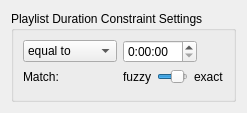
<?xml version="1.0" encoding="UTF-8"?>
<ui version="4.0">
 <author>Soren Harward &lt;stharward@gmail.com&gt;</author>
 <class>PlaylistDurationEditWidget</class>
 <widget class="QWidget" name="PlaylistDurationEditWidget">
  <property name="geometry">
   <rect>
    <x>0</x>
    <y>0</y>
    <width>247</width>
    <height>113</height>
   </rect>
  </property>
  <property name="windowTitle">
   <string comment="KDE::DoNotExtract">Form</string>
  </property>
  <property name="whatsThis">
   <string>An editor for a PlaylistDuration constraint.  The user can set the name of the constraint; the target duration and whether the playlist should be less than, equal to, or greater than that duration; and the strictness with which the APG should match that duration.</string>
  </property>
  <layout class="QVBoxLayout" name="verticalLayout">
   <item>
    <widget class="QGroupBox" name="groupBox">
     <property name="title">
      <string>Playlist Duration Constraint Settings</string>
     </property>
     <layout class="QGridLayout" name="gridLayout_2">
      <item row="0" column="0">
       <layout class="QGridLayout" name="gridLayout">
        <item row="0" column="0">
         <widget class="QComboBox" name="comboBox_Comparison">
          <property name="toolTip">
           <string/>
          </property>
          <property name="whatsThis">
           <string>Whether the duration of the generated playlist should be shorter than, equal to, or longer than the specified value.</string>
          </property>
          <property name="currentIndex">
           <number>1</number>
          </property>
          <item>
           <property name="text">
            <string>shorter than</string>
           </property>
          </item>
          <item>
           <property name="text">
            <string>equal to</string>
           </property>
          </item>
          <item>
           <property name="text">
            <string>longer than</string>
           </property>
          </item>
         </widget>
        </item>
        <item row="0" column="1">
         <layout class="QHBoxLayout" name="horizontalLayout">
          <item>
           <widget class="QTimeEdit" name="timeEdit_Duration">
            <property name="toolTip">
             <string/>
            </property>
            <property name="whatsThis">
             <string>The desired duration of the playlist, in hours, minutes, and seconds.  Note: because of Qt limitations, the maximum playlist duration that you can specify is 24 hours.</string>
            </property>
            <property name="displayFormat">
             <string>h:mm:ss</string>
            </property>
            <property name="time">
             <time>
              <hour>0</hour>
              <minute>0</minute>
              <second>0</second>
             </time>
            </property>
           </widget>
          </item>
          <item>
           <spacer name="horizontalSpacer">
            <property name="orientation">
             <enum>Qt::Horizontal</enum>
            </property>
            <property name="sizeHint" stdset="0">
             <size>
              <width>40</width>
              <height>20</height>
             </size>
            </property>
           </spacer>
          </item>
         </layout>
        </item>
        <item row="1" column="0">
         <widget class="QLabel" name="label_Strictness">
          <property name="whatsThis">
           <string>How strict the APG should be about matching the playlist duration to the specified time.</string>
          </property>
          <property name="text">
           <string>Match:</string>
          </property>
          <property name="buddy">
           <cstring>slider_Strictness</cstring>
          </property>
         </widget>
        </item>
        <item row="1" column="1">
         <layout class="QHBoxLayout" name="horizontalLayout_2">
          <item>
           <widget class="QLabel" name="label_Fuzzy">
            <property name="text">
             <string>fuzzy</string>
            </property>
           </widget>
          </item>
          <item>
           <widget class="QSlider" name="slider_Strictness">
            <property name="toolTip">
             <string/>
            </property>
            <property name="whatsThis">
             <string>How strict the APG should be about matching the playlist duration to the specified time.</string>
            </property>
            <property name="maximum">
             <number>10</number>
            </property>
            <property name="value">
             <number>8</number>
            </property>
            <property name="orientation">
             <enum>Qt::Horizontal</enum>
            </property>
           </widget>
          </item>
          <item>
           <widget class="QLabel" name="label_Exact">
            <property name="text">
             <string>exact</string>
            </property>
           </widget>
          </item>
         </layout>
        </item>
        <item row="2" column="1">
         <spacer name="verticalSpacer">
          <property name="orientation">
           <enum>Qt::Vertical</enum>
          </property>
          <property name="sizeHint" stdset="0">
           <size>
            <width>20</width>
            <height>40</height>
           </size>
          </property>
         </spacer>
        </item>
       </layout>
      </item>
     </layout>
    </widget>
   </item>
  </layout>
 </widget>
 <tabstops>
  <tabstop>comboBox_Comparison</tabstop>
  <tabstop>timeEdit_Duration</tabstop>
  <tabstop>slider_Strictness</tabstop>
 </tabstops>
 <resources/>
 <connections/>
</ui>
